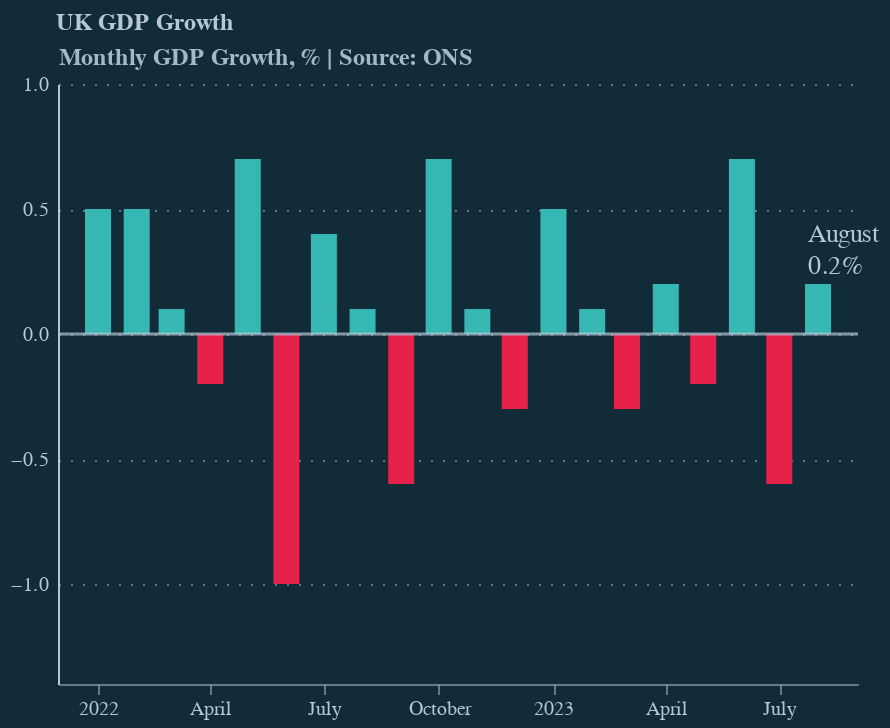

Notebook source saved alongside this figure:
### Code cell
## add text

chart + text_month + text_value

### Figure 1 — Vega-Lite specification as saved in the notebook (floating-point values rounded to 4 significant figures)
{"config": {"view": {"continuousWidth": 300, "continuousHeight": 300, "stroke": null}, "background": "#122b39", "font": "Circular Std", "title": {"anchor": "start", "color": "#b4c8d8", "dx": 23, "fontSize": 12, "subtitleColor": "#000000", "subtitleFontSize": 12}}, "layer": [{"data": {"name": "data-95c71fe11be8a9daffcfecbcd8deb417"}, "mark": {"type": "bar", "width": 13}, "encoding": {"color": {"condition": {"test": "(datum.value > 0)", "value": "#36b7b4"}, "value": "#e6224b"}, "x": {"axis": {"domainColor": "#b4c8d8", "domainOpacity": 0.5, "grid": false, "labelAngle": 0, "labelColor": "#b4c8d8", "tickColor": "#b4c8d8", "tickCount": 10, "tickOpacity": 0.5, "title": null}, "field": "date", "scale": {"padding": 20}, "type": "temporal"}, "y": {"axis": {"domainColor": "#b4c8d8", "gridColor": "#b4c8d8", "gridDash": [1, 5], "gridOpacity": 0.5, "labelColor": "#b4c8d8", "labelPadding": 5, "tickColor": "#b4c8d8", "tickCount": 7, "tickOpacity": 0.5, "ticks": false, "title": "Monthly GDP Growth, % | Source: ONS", "titleAlign": "left", "titleAngle": 0, "titleBaseline": "bottom", "titleColor": "#b4c8d8", "titleFontSize": 12, "titleOpacity": 0.9, "titleX": 0, "titleY": -7}, "field": "value", "scale": {"padding": 35, "zero": false}, "type": "quantitative"}}, "title": "UK GDP Growth"}, {"data": {"name": "data-06fd9f850666401b4599de5588b60692"}, "mark": {"type": "rule", "color": "#b4c8d8", "opacity": 0.7, "size": 1.5}, "encoding": {"y": {"field": "y", "type": "quantitative"}}}, {"data": {"name": "data-d8936239c438d41d55306637c9d65a48"}, "mark": {"type": "text", "align": "left", "baseline": "middle", "color": "#b4c8d8", "dx": -5, "dy": -25, "fontSize": 13}, "encoding": {"text": {"field": "month", "type": "nominal"}, "x": {"field": "date", "type": "temporal"}, "y": {"field": "value", "type": "quantitative"}}}, {"data": {"name": "data-d8936239c438d41d55306637c9d65a48"}, "mark": {"type": "text", "align": "left", "baseline": "middle", "color": "#b4c8d8", "dx": -5, "dy": -9, "fontSize": 13}, "encoding": {"text": {"field": "text", "type": "nominal"}, "x": {"field": "date", "type": "temporal"}, "y": {"field": "value", "type": "quantitative"}}}], "height": 300, "width": 400, "$schema": "https://vega.github.io/schema/vega-lite/v5.8.0.json", "datasets": {"data-95c71fe11be8a9daffcfecbcd8deb417": [{"date": "2022-01-01T00:00:00", "month": "January", "value": 0.5, "year": "2022"}, {"date": "2022-02-01T00:00:00", "month": "February", "value": 0.5, "year": "2022"}, {"date": "2022-03-01T00:00:00", "month": "March", "value": 0.1, "year": "2022"}, {"date": "2022-04-01T00:00:00", "month": "April", "value": -0.2, "year": "2022"}, {"date": "2022-05-01T00:00:00", "month": "May", "value": 0.7, "year": "2022"}, {"date": "2022-06-01T00:00:00", "month": "June", "value": -1.0, "year": "2022"}, {"date": "2022-07-01T00:00:00", "month": "July", "value": 0.4, "year": "2022"}, {"date": "2022-08-01T00:00:00", "month": "August", "value": 0.1, "year": "2022"}, {"date": "2022-09-01T00:00:00", "month": "September", "value": -0.6, "year": "2022"}, {"date": "2022-10-01T00:00:00", "month": "October", "value": 0.7, "year": "2022"}, {"date": "2022-11-01T00:00:00", "month": "November", "value": 0.1, "year": "2022"}, {"date": "2022-12-01T00:00:00", "month": "December", "value": -0.3, "year": "2022"}, {"date": "2023-01-01T00:00:00", "month": "January", "value": 0.5, "year": "2023"}, {"date": "2023-02-01T00:00:00", "month": "February", "value": 0.1, "year": "2023"}, {"date": "2023-03-01T00:00:00", "month": "March", "value": -0.3, "year": "2023"}, {"date": "2023-04-01T00:00:00", "month": "April", "value": 0.2, "year": "2023"}, {"date": "2023-05-01T00:00:00", "month": "May", "value": -0.2, "year": "2023"}, {"date": "2023-06-01T00:00:00", "month": "June", "value": 0.7, "year": "2023"}, {"date": "2023-07-01T00:00:00", "month": "July", "value": -0.6, "year": "2023"}, {"date": "2023-08-01T00:00:00", "month": "August", "value": 0.2, "year": "2023"}], "data-06fd9f850666401b4599de5588b60692": [{"y": 0}], "data-d8936239c438d41d55306637c9d65a48": [{"date": "2023-08-01T00:00:00", "month": "August", "value": 0.2, "year": "2023", "text": "0.2%"}]}}
